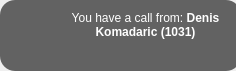
<?xml version="1.0" encoding="UTF-8"?>
<ui version="4.0">
 <class>PopupWindow</class>
 <widget class="QDialog" name="PopupWindow">
  <property name="geometry">
   <rect>
    <x>0</x>
    <y>0</y>
    <width>236</width>
    <height>71</height>
   </rect>
  </property>
  <property name="windowTitle">
   <string/>
  </property>
  <widget class="QLabel" name="lblBackground">
   <property name="enabled">
    <bool>true</bool>
   </property>
   <property name="geometry">
    <rect>
     <x>0</x>
     <y>0</y>
     <width>241</width>
     <height>71</height>
    </rect>
   </property>
   <property name="styleSheet">
    <string notr="true">#lblBackground {
background-color: rgba(0, 0, 0, 150);
border-radius: 15px;
}</string>
   </property>
   <property name="text">
    <string/>
   </property>
   <property name="scaledContents">
    <bool>true</bool>
   </property>
  </widget>
  <widget class="QLabel" name="lblText">
   <property name="geometry">
    <rect>
     <x>60</x>
     <y>6</y>
     <width>171</width>
     <height>39</height>
    </rect>
   </property>
   <property name="styleSheet">
    <string notr="true">color: rgb(255, 255, 255);</string>
   </property>
   <property name="text">
    <string>You have a call from: &lt;b&gt;Denis Komadaric (1031)&lt;/b&gt;</string>
   </property>
   <property name="textFormat">
    <enum>Qt::RichText</enum>
   </property>
   <property name="alignment">
    <set>Qt::AlignCenter</set>
   </property>
   <property name="wordWrap">
    <bool>true</bool>
   </property>
  </widget>
  <widget class="QLabel" name="lblAvatar">
   <property name="geometry">
    <rect>
     <x>20</x>
     <y>10</y>
     <width>32</width>
     <height>32</height>
    </rect>
   </property>
   <property name="sizePolicy">
    <sizepolicy hsizetype="Fixed" vsizetype="Fixed">
     <horstretch>0</horstretch>
     <verstretch>0</verstretch>
    </sizepolicy>
   </property>
   <property name="minimumSize">
    <size>
     <width>32</width>
     <height>32</height>
    </size>
   </property>
   <property name="maximumSize">
    <size>
     <width>24</width>
     <height>24</height>
    </size>
   </property>
   <property name="cursor">
    <cursorShape>PointingHandCursor</cursorShape>
   </property>
   <property name="toolTip">
    <string>Chat History</string>
   </property>
   <property name="styleSheet">
    <string notr="true">/*background-color: rgb(255, 255, 255);*/</string>
   </property>
   <property name="text">
    <string/>
   </property>
   <property name="pixmap">
    <pixmap resource="images.qrc">:/images/outcall-logo.png</pixmap>
   </property>
   <property name="scaledContents">
    <bool>true</bool>
   </property>
  </widget>
 </widget>
 <resources>
  <include location="images.qrc"/>
 </resources>
 <connections/>
</ui>
